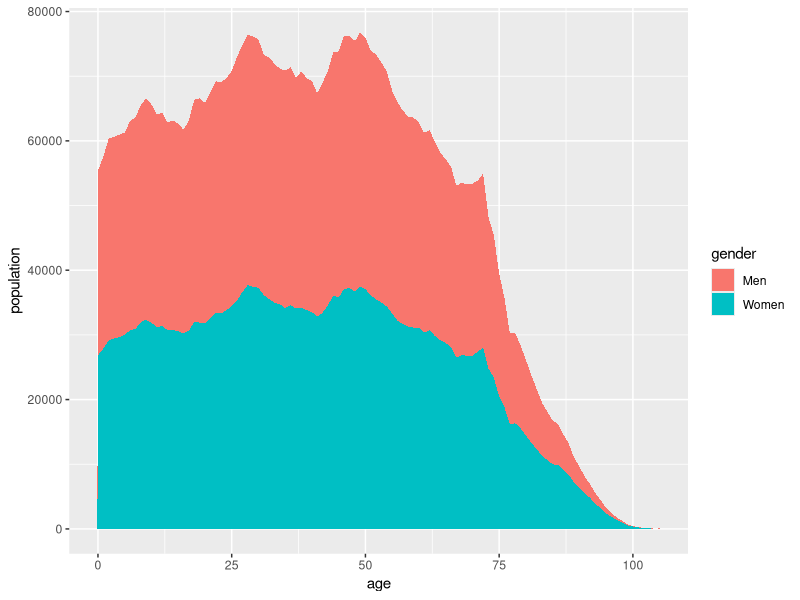
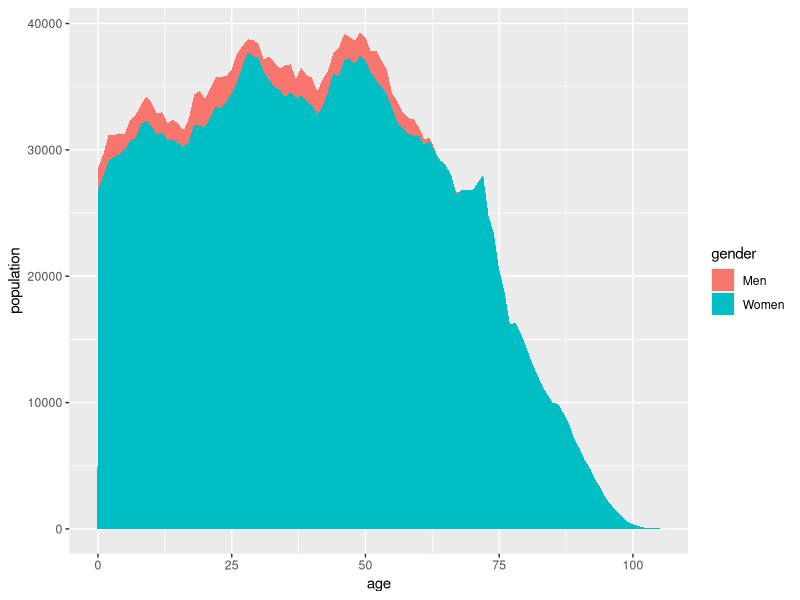
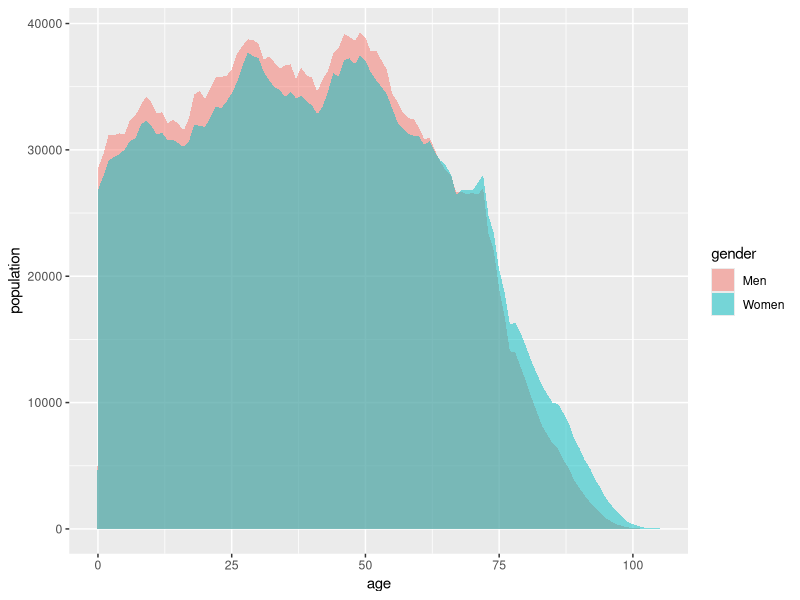
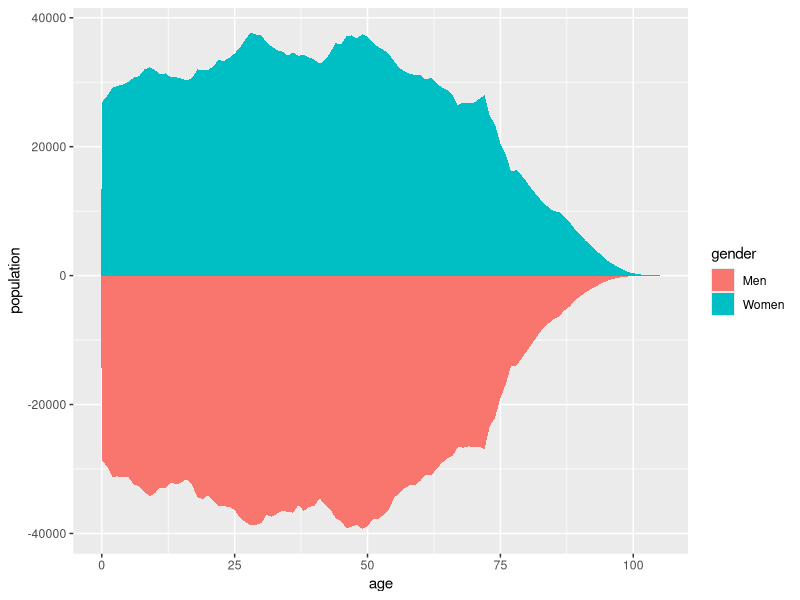

These figures' R source, in order:
## ---- chunk 1
knitr::opts_chunk$set(echo = TRUE, fig.align='center')

# title: Creating a multiple area chart
# author: jonathan
# revised: 5/4/2020 

WEB <- c("https://bioceed.uib.no/dropfolder/bioSTATS/Rmd/Visualizing/Multiple/multiple-area.html")
GIT <- c("https://github.com/jonathansoule/biostats/blob/master/Visualizing/Multiple/multiple-area.Rmd")
library(ggplot2)
gender<-rep(c("Men", "Women"), each = 106)
age<- rep(0:105,2)
population<-c(28556,29649,31187,31157,31303,31242,32372,32712,33540,34217,33752,32858,32986,32088,32377,32092,31517,32501,34379,34676,34048,34896,35746,35789,35857,36328,37618,38224,38744,38696,38400,37094,37425,36912,36433,36697,36765,35618,36496,35890,35731,34544,35594,36237,37644,38042,39157,38968,38611,39296,38891,37784,37842,37089,36341,34436,33786,32967,32503,32448,31775,30837,30966,29972,29040,28378,27952,26627,26679,26489,26585,26482,26920,23382,22031,18987,16856,14071,13975,12839,11687,10445,9328,8177,7463,6759,6345,5434,4833,3838,3245,2625,2110,1682,1197,835,579,356,234,131,75,38,20,18,12,16,26835,27901,29160,29452,29663,30034,30713,30910,31964,32349,31875,31203,31367,30750,30786,30554,30214,30672,31982,31912,31815,32531,33458,33285,33806,34469,35357,36612,37725,37415,37281,36174,35522,34968,34763,34148,34599,34097,34252,33835,33516,32815,33435,34612,36083,35791,37092,37258,36742,37471,37063,36134,35504,35004,34392,33287,32172,31709,31261,31131,31079,30376,30709,29818,29171,28768,28049,26413,26856,26793,26784,27395,28009,24811,23392,20493,18780,16169,16341,15536,14462,13307,12339,11351,10651,9974,9908,9172,8379,7179,6388,5449,4784,3848,3220,2388,1860,1400,1002,556,365,250,110,82,41,52)

## ---- chunk 2
# dataframe
df <- data.frame(age, population, gender)
# structure of the dataframe
str(df)
## ---- chunk 3
ggplot(df, aes(x = age, y = population, fill=gender)) +
  geom_area()
## ---- chunk 4
ggplot(df, aes(x = age, y = population, fill=gender)) +
  geom_area(position = position_dodge())
## ---- chunk 5
ggplot(df, aes(x = age, y = population, fill=gender)) +
  geom_area(position = position_dodge(), alpha=.5)
## ---- chunk 6
ggplot(df, aes(x = age, y = population, fill=gender)) +
  geom_area(aes(y = ifelse(gender=="Women", population, -population)))
